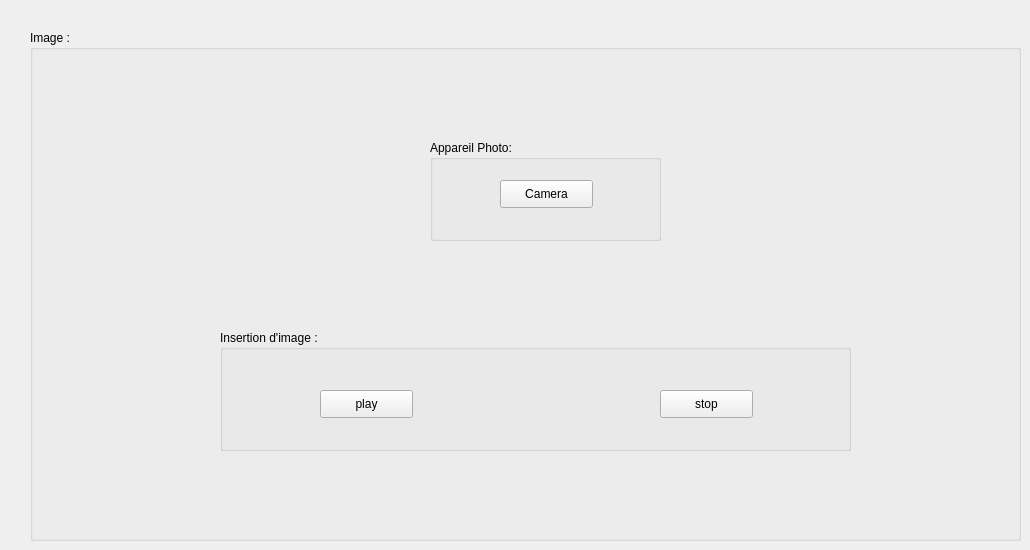
      <widget class="QWidget" name="tab_8">
       <attribute name="title">
        <string>Image</string>
       </attribute>
       <widget class="QGroupBox" name="groupBox_19">
        <property name="geometry">
         <rect>
          <x>30</x>
          <y>30</y>
          <width>991</width>
          <height>511</height>
         </rect>
        </property>
        <property name="title">
         <string>Image :</string>
        </property>
        <widget class="QGroupBox" name="groupBox_20">
         <property name="geometry">
          <rect>
           <x>400</x>
           <y>110</y>
           <width>231</width>
           <height>101</height>
          </rect>
         </property>
         <property name="title">
          <string>Appareil Photo:</string>
         </property>
         <widget class="QPushButton" name="cameraClient_2">
          <property name="geometry">
           <rect>
            <x>70</x>
            <y>40</y>
            <width>93</width>
            <height>28</height>
           </rect>
          </property>
          <property name="text">
           <string>Camera</string>
          </property>
         </widget>
        </widget>
        <widget class="QGroupBox" name="groupBox_21">
         <property name="geometry">
          <rect>
           <x>190</x>
           <y>300</y>
           <width>631</width>
           <height>121</height>
          </rect>
         </property>
         <property name="title">
          <string>Insertion d'image :</string>
         </property>
         <widget class="QPushButton" name="playClient_2">
          <property name="geometry">
           <rect>
            <x>100</x>
            <y>60</y>
            <width>93</width>
            <height>28</height>
           </rect>
          </property>
          <property name="text">
           <string>play</string>
          </property>
         </widget>
         <widget class="QPushButton" name="stopClient_2">
          <property name="geometry">
           <rect>
            <x>440</x>
            <y>60</y>
            <width>93</width>
            <height>28</height>
           </rect>
          </property>
          <property name="text">
           <string>stop</string>
          </property>
         </widget>
        </widget>
       </widget>
      </widget>
